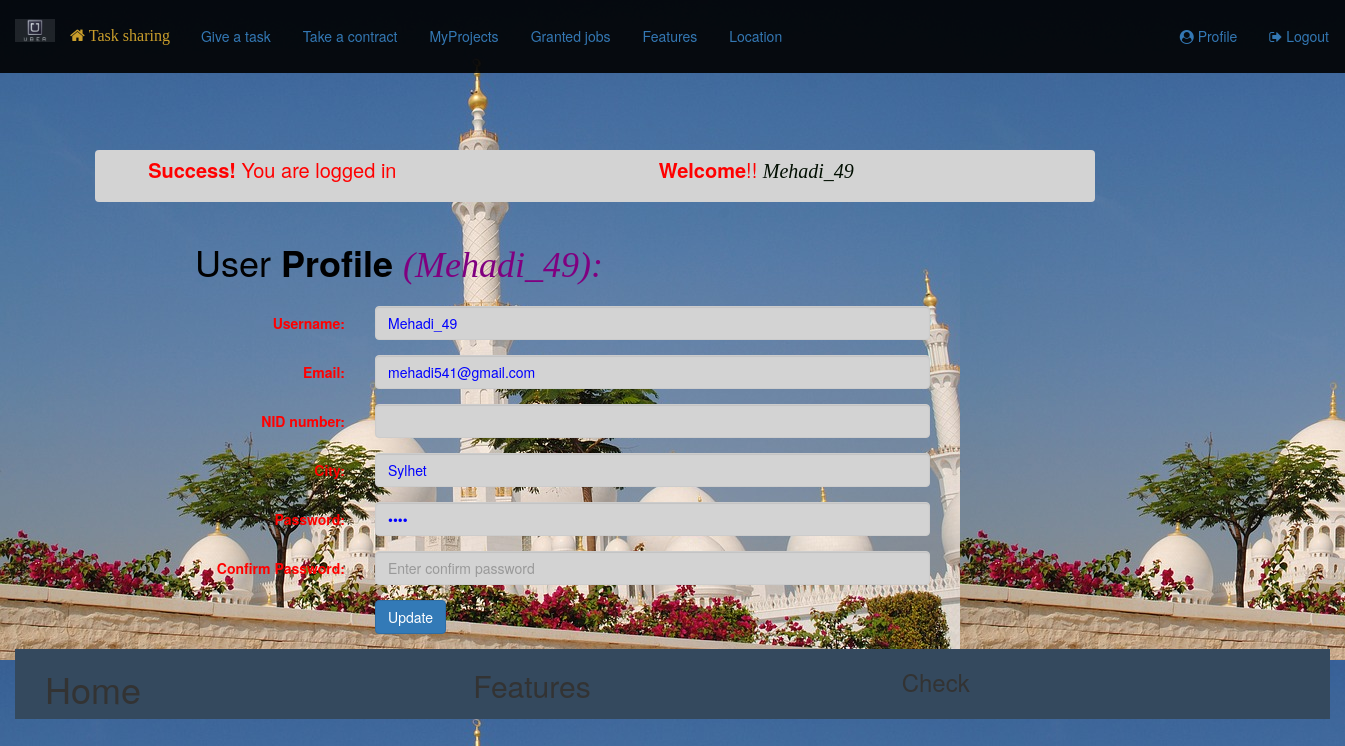
Screenshot of /tasksharing/profile.php (signed in) with the database file from the repository.
### tables this page shows
CREATE TABLE `user` (
  `USER_ID` int(11) NOT NULL,
  `USER_NAME` varchar(30) NOT NULL,
  `EMAIL` varchar(30) NOT NULL,
  `COUNTRY` varchar(20) NOT NULL,
  `MASJID_NAME` varchar(50) NOT NULL,
  `DISTRICT` varchar(20) NOT NULL,
  `PASSWORD` varchar(30) NOT NULL
);

### tasksharing/profile.php (called while the page is built, shortened)
<?php
  include 'header.php';
?>
<?php
  include 'update_profile.php';
?>
<?php
  include 'footer.php';
?>

### tasksharing/Session.php (called while the page is built, shortened)
<?php
class Session{
	public static function get($key){
		if(isset($_SESSION[$key])) {
			return $_SESSION[$key];
		}else{
			return false;
		}
	}
}
?>

### tasksharing/User.php (called while the page is built, shortened)
<?php
	include_once 'Session.php';
	include 'Database.php';
	class User{
		public $db;
		public function User(){
			$this->db = new Database();
		}
		public function  getUserById($user_id){
			$sql = "SELECT * FROM user WHERE USER_ID = :user_id";
			$query = $this->db->pdo->prepare($sql);
			$query->bindValue(':user_id',$user_id);
			$query->execute();
			$result = $query->fetch(PDO::FETCH_OBJ);
			return $result;
		}
	}
?>

### tasksharing/Database.php (called while the page is built)
<?php
	class Database{
		private $hostdb = "localhost";
		private $userdb = "root";
		private $passdb = "";
		private $namedb = "task_share";
		public $pdo;
		public function Database(){
			if(!isset($this->pdo)){
				try{
					$link = new PDO("mysql:host=".$this->hostdb.";dbname=".$this->namedb, $this->userdb, $this->passdb);
					$link->setAttribute(PDO::ATTR_ERRMODE, PDO::ERRMODE_EXCEPTION);
					$link->exec("SET CHARACTER SET utf8");
					$this->pdo = $link;
				}catch(PDOException $e){
					die("Failed to connect with Database");
				}
			}
		}
	}
?>

### tasksharing/update_profile.php (the view, shortened to what this page needs)
<?php
    include 'User.php';
?>
<html>
<head>
      <link rel="stylesheet" type="text/css" href="https://maxcdn.bootstrapcdn.com/bootstrap/3.3.7/css/bootstrap.min.css">
</head>
<body>
<?php
  $user = new User();
  $user_id = Session::get('user_id');
  $userdata = $user->getUserById($user_id);
?>
<div class="container" id="div_update_profile" style="margin-left: 150px;">
  <div class="panel-heading">
    <h1 style="color:black;">User <strong>Profile</strong>
      <?php
        if(Session::get("login") == true){
          echo "<font face='verdana' color='purple'>"."<i>"."(".Session::get("username")."):"."</i>"."</font>";
        }else{
          echo "";
        }
      ?>
    </h1>
  </div>
  <form class="form-horizontal" action="" method="POST">
    <div class="form-group">
      <label class="control-label col-sm-2" for="username" style="color: red;">Username:</label>
      <div class="col-sm-6">
        <input style="background-color: lightgray;color:blue;" type="text" class="form-control" name="username" value="<?php echo $userdata->USER_NAME; ?>">
      </div>
    </div>
    <div class="form-group">
      <label class="control-label col-sm-2" for="email" style="color: red;">Email:</label>
      <div class="col-sm-6">
        <input style="background-color: lightgray;color:blue;" type="email" class="form-control" name="email" value="<?php echo $userdata->EMAIL; ?>">
      </div>
    </div>
    <div class="form-group">
      <label class="control-label col-sm-2" for="name" style="color: red;">NID number:</label>
      <div class="col-sm-6">
        <input  style="background-color: lightgray;color:blue;"type="text" class="form-control" name="NID_number" value="<?php echo $userdata->NID_NUMBER; ?>">
      </div>
    </div>
    <div class="form-group">
      <label class="control-label col-sm-2" for="name" style="color: red;">City:</label>
      <div class="col-sm-6">
        <input style="background-color: lightgray;color:blue;" type="text" class="form-control" name="district" value="<?php echo $userdata->DISTRICT; ?>">
      </div>
    </div>
    <div class="form-group">
      <label class="control-label col-sm-2" for="pwd" style="color: red;">Password:</label>
      <div class="col-sm-6">
        <input style="background-color: lightgray;color:blue;" type="password" class="form-control" name="password" value="<?php echo $userdata->PASSWORD; ?>" data-toggle="password">
      </div>
    </div>
    <div class="form-group">
      <label class="control-label col-sm-2" for="pwd" style="color: red;">Confirm Password:</label>
      <div class="col-sm-6">
        <input style="background-color: lightgray;color:blue;" type="password" class="form-control" name="cpassword" placeholder="Enter confirm password">
      </div>
    </div>
    <div class="form-group">
      <div class="col-sm-offset-2 col-sm-10">
        <button type="submit" name="update" class="btn btn-primary">Update</button>
      </div>
    </div>
  </form>
</div>
</body>
</html>

### tasksharing/index.css (style rules this page uses)
body { background-image: url('images/back_img6.jpg'); }

### rows the page displays
user: username "Mehadi_49", email "mehadi541@gmail.com", district "Sylhet"

### other values shown
$val2 "Success! You are logged in Welcome !! Mehadi_49"
Session::get("username") "Mehadi_49"
